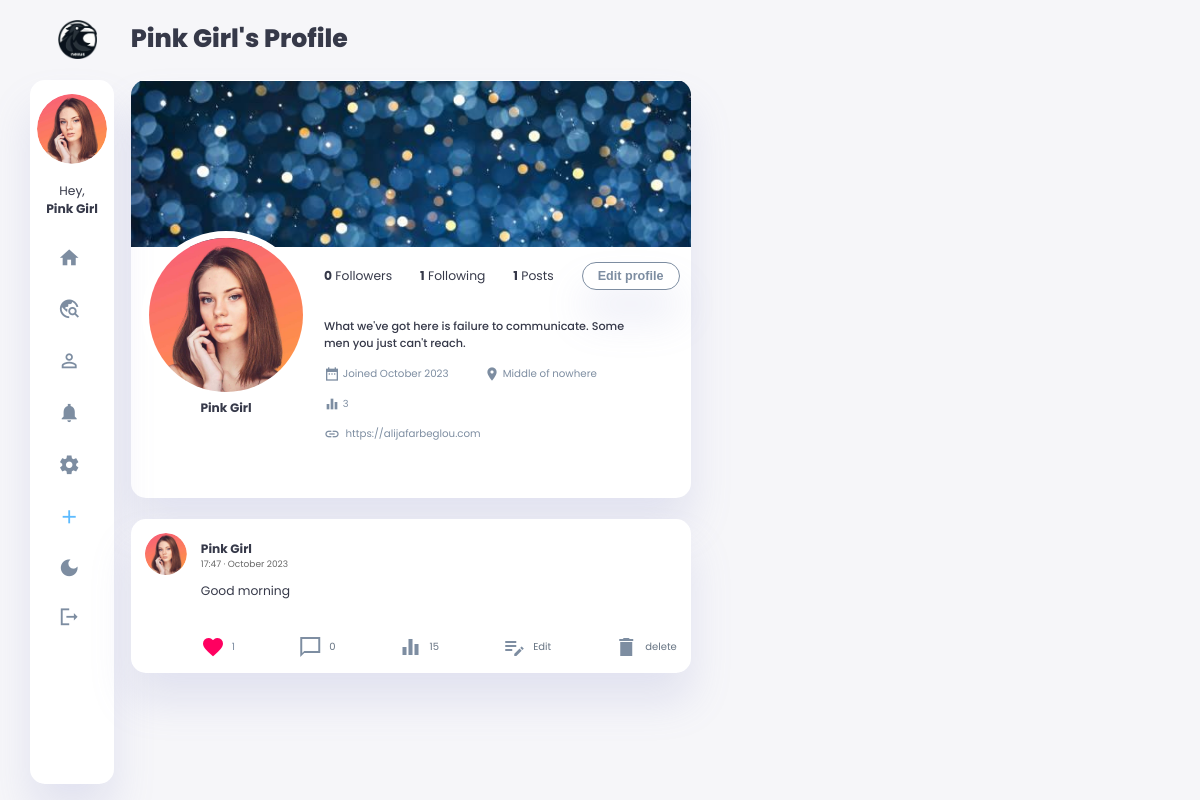
/2 (signed in), run on an earlier commit of the app's database.
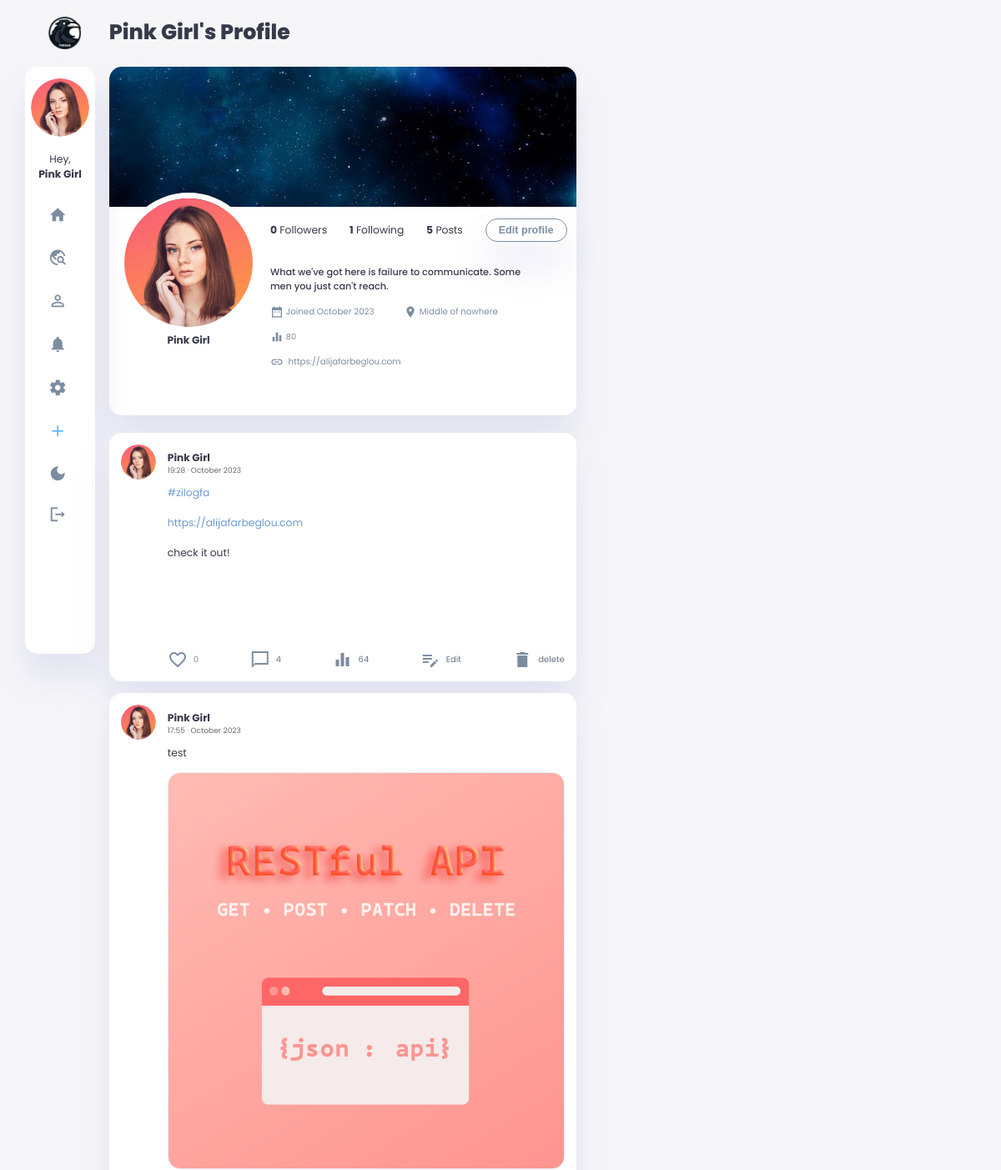
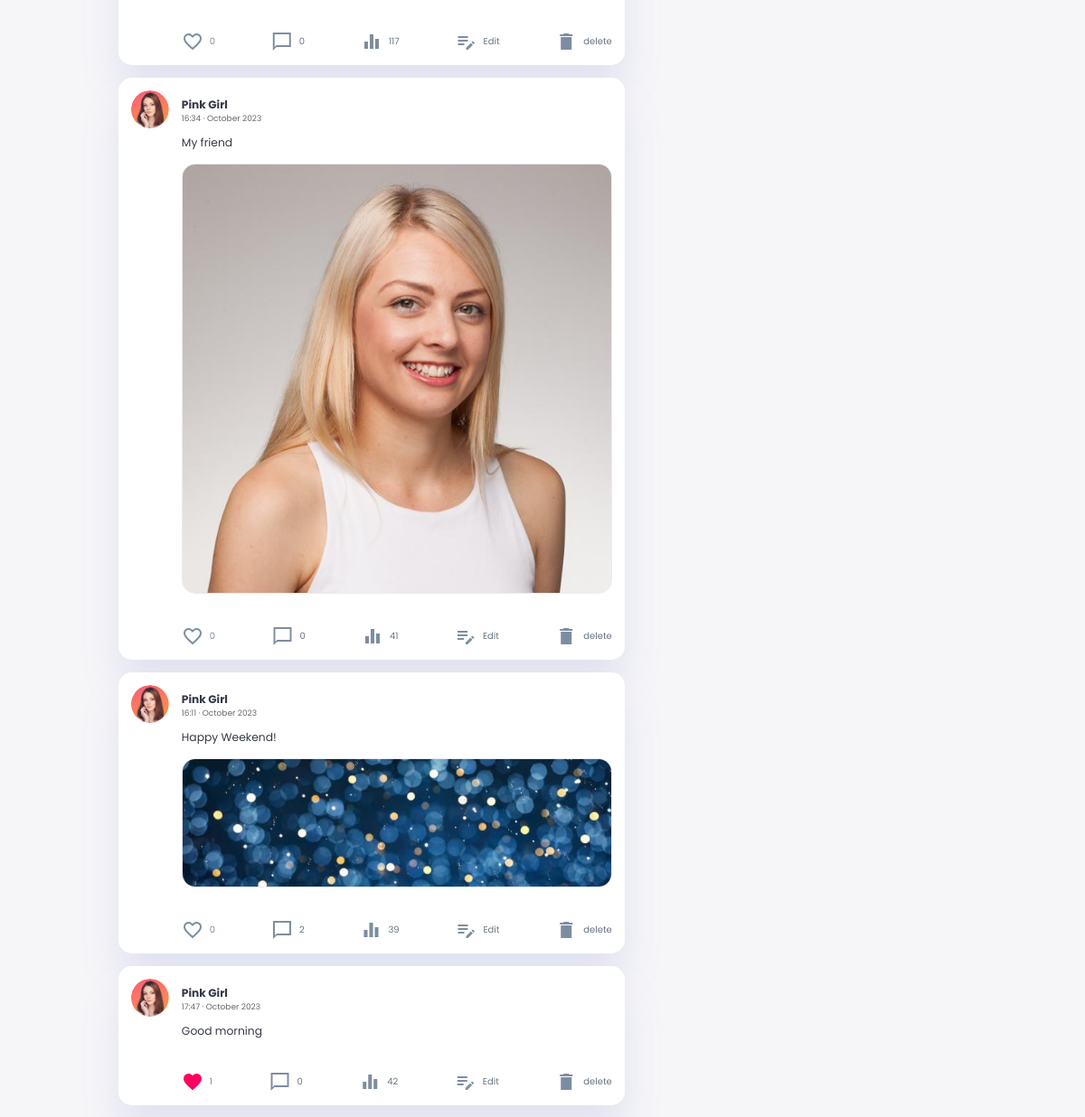
And on a later commit of the database (2 pictures, top to bottom).
### main.py (models this page shows, shortened)
    class User(db.Model, UserMixin):
        __tablename__ = 'user'
        id = db.Column(db.Integer, primary_key=True)
        username = db.Column(db.String(40), nullable=False, unique=False)
        email = db.Column(db.String(80), nullable=False, unique=True)
        password = db.Column(db.String(100), nullable=False)
        profile_picture = db.Column(db.String(80))
        header_picture = db.Column(db.String(80))
        bio = db.Column(db.Text, nullable=True)
        phone_number = db.Column(db.String(20), nullable=True)
        location = db.Column(db.String(30), nullable=True)
        birthday = db.Column(db.DateTime, nullable=True)
        bio_url = db.Column(db.String(255), nullable=True)
        profile_impressions = db.Column(db.Integer, default=0)
        created_at = db.Column(db.DateTime, default=datetime.utcnow)
        updated_at = db.Column(
            db.DateTime, default=datetime.utcnow, onupdate=datetime.utcnow)
        is_blocked = db.Column(db.Boolean, default=False)
        is_private = db.Column(db.Boolean, default=False)
        dark_theme = db.Column(db.Boolean, default=False)
        posts = relationship('Post', back_populates='user')
        comments = db.relationship('Comment', back_populates='user')
        liked_posts = db.relationship(
            'Post', secondary=likes, backref='likers')
        followed = db.relationship('User', secondary=followers,
                                   primaryjoin=(followers.c.follower_id == id),
                                   secondaryjoin=(
                                       followers.c.followed_id == id),
                                   backref=db.backref('followers', lazy='dynamic'), lazy='dynamic')

    class Post(db.Model):  # user.posts.all()
        __tablename__ = 'post'
        id = db.Column(db.Integer, primary_key=True)
        user_id = db.Column(db.Integer, db.ForeignKey(
            'user.id'), nullable=False)
        body = db.Column(db.Text, nullable=False)
        post_picture = db.Column(db.String(200))
        likes = db.Column(db.Integer, default=0)
        created_at = db.Column(db.DateTime, default=datetime.utcnow)
        updated_at = db.Column(
            db.DateTime, default=datetime.utcnow, onupdate=datetime.utcnow)
        post_impressions = db.Column(db.Integer, default=0)
        user = relationship('User', back_populates='posts')
        comments = db.relationship(
            'Comment', back_populates='post', cascade="all, delete-orphan")

### main.py (the view)
    @app.route('/<int:user_id>')
    @login_required
    def user_profile(user_id):
        user = User.query.get(user_id)
        if user:
            followers = user.followers.all()
            followed = user.followed.all()
            reversed_posts = Post.query.filter_by(
                user_id=user.id).order_by(Post.created_at.desc()).all()
            for post in reversed_posts:
                post.body = process_post_body(post.body)
            return render_template('user_profile.html', user=user, followers=followers, followed=followed, posts=reversed_posts, current_user=current_user, logged_in=current_user.is_authenticated, csrf_token=generate_csrf())
        else:
            flash('User not found.')
            return redirect(url_for('home_page'))

### templates/user_profile.html (shortened to what this page needs)
{% extends 'base.html' %}
{% block content %}
<h1>{{ user.username }}'s Profile</h1>
<div class="profile-sec" data-user-id="{{ user.id }}">
    <div class="header-img">
        {% if user.header_picture %}
        <img src="{{ url_for('static', filename='header_pictures/' + user.header_picture) }}">
        {% else %}
        <img src="{{ url_for('static', filename='images/blank-profile-pic.png') }}">
        {% endif %}
    </div>
    <div class="profile-heading">
        <div class="profile-title">
            <div class="profile-img">
                {% if user.profile_picture %}
                <img src="{{ url_for('static', filename='profile_pictures/' + user.profile_picture) }}">
                {% else %}
                <img src="{{ url_for('static', filename='images/blank-profile-pic.png') }}">
                {% endif %}
            </div>
            <h3>{{ user.username }}</h3>
        </div>
        <div class="profile-follow">
            <div class="right-sec">
                <p><strong>{{ followers|length }}</strong> Followers</p>
                <p><strong>{{ followed|length }}</strong> Following</p>
                <p><strong>{{ current_user.posts|length }}</strong> Posts</p>
                {% if current_user == user %}
                <div>
                    <a href="{{url_for('edit_profile')}}"><button class="btn-follow">Edit profile</button></a>
                </div>
                {% endif %}
            </div>
            <div class="profile-detail">
                <div class="profile-about">
                    {% if user.bio %}
                    <p>{{ user.bio }}</p>
                    {% else  %}
                    <p>&nbsp;</p>
                    {% endif %}
                </div>
                <div class="profile-location">
                    <p><span class="material-icons-sharp">date_range</span>&nbsp;Joined {{ user.created_at.strftime('%B %Y') }}</p>
                    {% if user.location %}
                    <p><span class="material-icons-sharp">room</span>&nbsp;{{ user.location }}</p>
                    {% else  %}
                    <p><span class="material-icons-sharp">room</span> &nbsp; </p>
                    {% endif %}
                </div>
                <div class="profile-location">
                    <p class="profile-impression-count"><span class="material-icons-sharp">equalizer</span> &nbsp; <span class="count-value" style="font-size: 0.7rem;">{{ user.profile_impressions }}</span> </p>
                </div>
                <div class="profile-location">
                    {% if user.bio_url %}
                    <p><span class="material-icons-sharp">insert_link</span> <a href="{{ user.bio_url }}" target="_blank" >&nbsp; {{ user.bio_url }}</a></p>
                    {% else  %}
                    <p><span class="material-icons-sharp">insert_link</span> &nbsp; </p>
                    {% endif %}
                </div>
            </div>
        </div>
    </div>
</div>
            {% for post in posts %}
            <div class="user-post" data-post-id="{{ post.id }}">
                <div class="content">
                    <div class="title">
                        {% if post.user.profile_picture %}
                        <img src="{{ url_for('static', filename='profile_pictures/' + post.user.profile_picture) }}">
                        {% else %}
                        <img src="{{ url_for('static', filename='images/blank-profile-pic.png') }}">
                        {% endif %}
                        <a href="#" onclick="return false;">
                        <h3>{{ post.user.username }}</h3>
                        <p style="font-size: xx-small; color: dimgray;">{{ post.created_at.strftime('%H:%M · %B %Y') }} </p>
                        </a>
                    </div>
                    <div class="post-body">
                        <p class="p-body">{{ post.body|replace('\n', '<br>')|safe }}</p>
                        {% if post.post_picture %}
                            <img src="{{ url_for('static', filename='post_pictures/' + post.post_picture) }}">
                        {% endif %}
                        <div class="comment-icon">
                            <a href="#" class="like-button" data-post-id="{{ post.id }}" {% if current_user and post in current_user.liked_posts %}class="liked"{% endif %} onclick="likePost(event, this); return false;">
                                <span class="likes-wrapper">
                                    {% if post.likes == 1 %}
                                        <span class="heart-emoji red-heart"><span class="material-icons-sharp">
                                        </span></span>
                                    {% else %}
                                        <span class="heart-emoji empty-heart"><span class="material-icons-sharp">
                                        </span></span>
                                    {% endif %}
                                <span class="likes-count">{{ post.likes }}</span>
                                </span>
                            </a>
                            {% if current_user != user %}
                            <a href="{{ url_for('show_post', post_id=post.id) }}">
                                <span class="material-icons-sharp">
                                    chat_bubble_outline
                                </span>
                                <p>{{ post.comments|length }}</p>
                            </a>
                            <a href="{{ url_for('show_post', post_id=post.id) }}">
                                <span class="material-icons-sharp">
                                    equalizer
                                </span>
                                <p class="impression-count">{{ post.post_impressions }} </p>
                            </a>
                            <a href="#">
                                <span class="material-icons-sharp">
                                    more_horiz
                                    </span>
                                <p>{{ post.created_at.strftime('%B %Y') }} </p>
                            </a>
                            {% else %}
                            <a href="{{ url_for('show_post', post_id=post.id) }}">
                                <span class="material-icons-sharp">
                                </span>
                                <p>{{ post.comments|length }}</p>
                            </a>
                            <a href="{{ url_for('show_post', post_id=post.id) }}">
                                <span class="material-icons-sharp">
                                </span>
                                <p class="impression-count">{{ post.post_impressions }} </p>
                            </a>
                            <a href="{{url_for('edit_post', post_id=post.id)}}">
                                <span class="material-icons-sharp">
                                    </span>
                                <p>Edit</p>
                            </a>
                            <a href="{{url_for('delete_post', post_id=post.id)}}">
                                <span class="material-icons-sharp">
                                    </span>
                                <p>delete </p>
                            </a>
                            {% endif %}
                        </div>
                    </div>
                </div>
            </div>
{% endfor %}
{% endblock %}

### templates/base.html (shortened to what this page needs)
<!DOCTYPE html>
<html lang="en">
<head>
    <link rel="stylesheet" href="{{url_for('static', filename='css/root.css')}}">
    <link rel="stylesheet" href="{{url_for('static', filename='css/aside.css')}}">
    <link rel="stylesheet" href="{{url_for('static', filename='css/main.css')}}">
    <link rel="stylesheet" href="{{url_for('static', filename='css/right-section.css')}}">
    <link rel="stylesheet" href="{{url_for('static', filename='css/about.css')}}">
    <link rel="stylesheet" href="{{url_for('static', filename='css/btn.css')}}">
    <link rel="stylesheet" href="{{url_for('static', filename='css/custom_input_image.css')}}">
    <link rel="stylesheet" href="{{url_for('static', filename='css/search.css')}}">
    <link rel="stylesheet" href="{{url_for('static', filename='css/tablet.css')}}">
    <link rel="stylesheet" href="{{url_for('static', filename='css/phone.css')}}">
</head>
<body>
    <div class="container">
        <aside>
            <div class="aside-fixed">
            <div class="toggle">
                <div class="logo">
                    <img src="{{url_for('static', filename='images/logo/crow-nav-logo.png')}}">
                </div>
            </div>
            <div class="sidebar">
                {% if not logged_in: %}
                <a href="{{ url_for('all') }}">
                    <span class="material-icons-sharp">
                        travel_explore
                    </span>
                    <h3>Explore</h3>
                </a>
                <a href="{{ url_for('about') }}">
                    <span class="material-icons-sharp">
                        contact_support
                    </span>
                    <h3>About</h3>
                </a>
                <a href="#" id="dark-mode-toggle">
                    <span class="material-icons-sharp">
                        dark_mode
                    </span>
                    <h3>Theme</h3>
                </a>
                <a href="{{ url_for('login') }}">
                    <span class="material-icons-sharp">
                        login
                    </span>
                    <h3>Login</h3>
                </a>
                <a href="{{ url_for('register') }}">
                    <span class="material-icons-sharp">
                        app_registration
                    </span>
                    <h3>Register</h3>
                </a>
                {% else %}
                <div class="user-profile">
                    <div class="profile-img">
                        {% if current_user.profile_picture %}
                        <img src="{{ url_for('static', filename='profile_pictures/' + current_user.profile_picture) }}">
                        {% else %}
                        <img src="{{ url_for('static', filename='images/blank-profile-pic.png') }}">
                        {% endif %}
                    </div>
                    <div class="profile-name">
                        <div class="info">
                            <p>Hey, <b>{{current_user.username}}</b></p>
                        </div>
                    </div>
                </div>
                <a href="{{ url_for('home_page') }}">
                    <span class="material-icons-sharp">
                    </span>
                </a>
                <a href="{{ url_for('all') }}">
                    <span class="material-icons-sharp">
                    </span>
                </a>
                <a href="{{ url_for('user_profile', user_id=current_user.id) }}">
                    <span class="material-icons-sharp">
                    </span>
                </a>
                <a href="#">
                    <span class="material-icons-sharp">
                    </span>
                </a>
                <a href="{{ url_for('setting') }}">
                    <span class="material-icons-sharp">
                    </span>
                </a>
                <a class="post-btn" href="{{ url_for('new_post') }}">
                    <span class="material-icons-sharp">
                    </span>
                </a>
                <a href="#" id="dark-mode-toggle">
                    <span class="material-icons-sharp">
                    </span>
                </a>
                <a href="{{ url_for('logout') }}">
                    <span class="material-icons-sharp">
                    </span>
                </a>
                {% endif %}
            </div>
            </div>
        </aside>
        <main>
        {% block content %}
        {% endblock %}
        </main>
    </div>
</body>
</html>

What changed in the data, as far as the page shows it:
changed User "Pink Girl": header_picture: a different picture; profile_impressions "3" → "80"
added Post: profile_picture (picture), user.username "Pink Girl", created_at "19:28 · October 2023", body "#zilogfa https://alijafarbeglou.com check it out!", likes "0", comments|length "4", post_impressions "64"
added Post: profile_picture (picture), user.username "Pink Girl", created_at "17:55 · October 2023", body "test", post_picture (picture), likes "0", comments|length "0", post_impressions "117"
added Post: profile_picture (picture), user.username "Pink Girl", created_at "16:34 · October 2023", body "My friend", post_picture (picture), likes "0", comments|length "0", post_impressions "41"
added Post: profile_picture (picture), user.username "Pink Girl", created_at "16:11 · October 2023", body "Happy Weekend!", post_picture (picture), likes "0", comments|length "2", post_impressions "39"
changed Post "Good morning": post_impressions "15" → "42"
Also different on the page:
{{ current_user.posts|length }}: "1" → "5"
